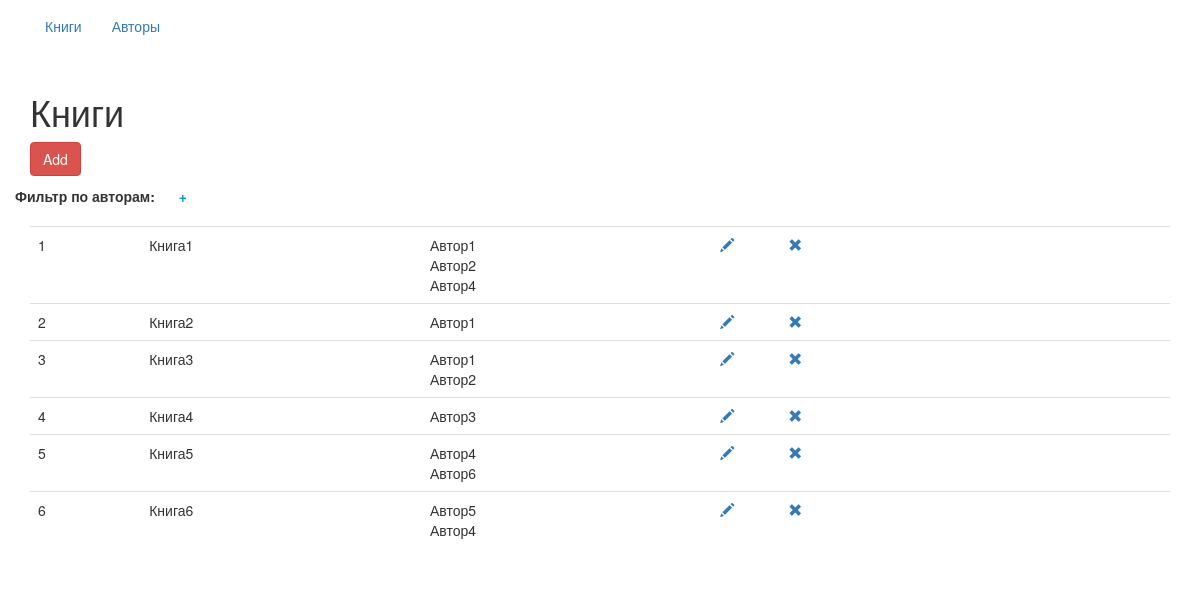
Page /6/index.php?page=books on the committed database.
### tables this page shows
CREATE TABLE `books_author` (
  `id` int(10) UNSIGNED NOT NULL,
  `name` varchar(255) NOT NULL
);

CREATE TABLE `books_book` (
  `id` int(10) UNSIGNED NOT NULL,
  `title` varchar(255) NOT NULL
);

### 6/include/Controller/Controller_Books.php (called while the page is built, shortened)
<?
class Controller_Books {
	public static function run() {
		if (!isset($_REQUEST['oper'])) {
			$dft['authors'] = array();
			$options = array();
			$dft['items'] = Model_Book::getItems($options);
			$dft['authorItems'] = Model_Author::getItems();
			Engine::set_dft('content', Engine::renderView('Books', $dft));
		}
	}
}

### 6/index.php (called while the page is built, shortened)
<?
require ENGINE_PathFsInclude . '/Engine/Engine.php';
Engine::run();

### 6/include/Engine/Engine_DB.php (called while the page is built, shortened)
<?
class Engine_DB {
	private static $config = array();
	private static $mysqli = null;
	private static function get_mysqli() {
		if (self::$mysqli) return self::$mysqli;
		$config = self::$config;
		$mysqli = new mysqli($config['host'], $config['user'], $config['password'], $config['base']);
		self::$mysqli = $mysqli;
		return self::$mysqli;
	}
	public static function set_config($config) {
		self::$config = $config;
	}
	public static function query($query, $resultType='') {
		$mysqli = self::get_mysqli();
		$result = $mysqli->query($query);
		switch ($resultType) {
			case '':
				break;
			case 'items':
				$items = array();
				while ($item = $result->fetch_assoc()) {
					$items[] = $item;
				}
				$result = $items;
				break;
		}
		return $result;
	}
}

### 6/include/Model/Model_Author.php (called while the page is built, shortened)
<?
class Model_Author {
	private static $table = 'author';
	public static function getItems($options=array()) {
		$t = Config::get_table(self::$table);
		$where = (!empty($options['where'])) ? "WHERE {$options['where']}" : '';
		$query = "SELECT *
			FROM `{$t}`
			{$where}
			ORDER BY `name`";
		$items = Engine_DB::query($query, 'items');
		return $items;
	}
}

### 6/include/Model/Model_Book.php (called while the page is built, shortened)
<?
class Model_Book {
	private static $table = 'book';
	public static function getItems($options=array()) {
		$tb = Config::get_table(self::$table);
		$ta = Config::get_table('author');
		$tba = Config::get_table('book_nm_author');
		$where = (!empty($options['where'])) ? "WHERE {$options['where']}" : '';
		$query = "SELECT tb.*, ta.id AS author_id, ta.name AS author_name
			FROM `{$tb}` AS tb
			LEFT JOIN `{$tba}` AS tba
				ON tba.id_book = tb.id
			LEFT JOIN `{$ta}` AS ta
				ON tba.id_author = ta.id
			{$where}
			ORDER BY tb.title";
		$result = Engine_DB::query($query);
		$items = array();
		while ($item = $result->fetch_assoc()) {
			$id = $item['id'];
			if (!isset( $items[$id] )) {
				$items[$id] = array(
					'id' => $item['id'],
					'title' => $item['title'],
					'authors' => array(),
				);
			}
			if ($author_id = $item['author_id']) {
				$items[$id]['authors'][ $author_id ] = array(
					'id' => $author_id,
					'name' => $item['author_name'],
				);
			}
		}
		return $items;
	}
}

### 6/include/View/Books.php (the view, shortened to what this page needs)
<p><a href="?page=books&oper=add" class="btn btn-danger" role="button">Add</a></p>
<?if (!$dft['items']): ?>
<p>Нет данных</p>
<? else: ?>
<div class="filter row">
	<div class="title">Фильтр по авторам: <span class="open-close<?= ($dft['authors']) ? ' open' : '' ?>"><?= ($dft['authors']) ? '-' : '+' ?></span></div>
</div>
<table class="table table-custom">
<?	foreach ($dft['items'] as $item): ?>
	<tr>
		<td><?= $item['id'] ?></td>
		<td><?=$item['title']?></td>
		<td>
<?		foreach ($item['authors'] as $item2): ?>
			<?= $item2['name'] ?><br>
<?		endforeach ?>
		</td>
		<td>
			<a href="?page=books&oper=edit&id=<?= $item['id'] ?>"><span class="glyphicon glyphicon-pencil"></span></a>
			<span style="padding-left: 50px"></span>
			<a href="?page=books&oper=remove&id=<?= $item['id'] ?>"><span class="glyphicon glyphicon-remove"></span></a>
		</td>
	</tr>
<?	endforeach;?>
</table>
<?endif ?>

### 6/include/Engine/Engine.php (shortened to what this page needs)
<?php
class Engine {
	private static $dft = array('content' => '', 'title' => '');
	public static function run() {
		try {
			$page = (isset($_REQUEST['page'])) ? $_REQUEST['page'] : '';
			switch ($page) {
				case 'books':
					Controller_Books::run();
					break;
			}
		} catch (Exception $e) {
			echo $e->getMessage();
			exit;
		}
		echo self::renderView('Layout', self::$dft);
	}
	public static function renderView($view, $dft=null) {
		$result = '';
		$file = ENGINE_PathFsInclude . "/View/{$view}.php";
		if (is_file($file)) {
			include $file;
			$result = ob_get_contents();
		} else {
			throw new Exception("File \"{$file}\" not found");
		}
		return $result;
	}
	public static function set_dft($key, $value) {
		self::$dft[$key] = $value;
	}
}

### 6/include/View/Layout.php (shortened to what this page needs)
<!DOCTYPE html>
<html lang="ru">
<head>
	<link rel="stylesheet" href="https://maxcdn.bootstrapcdn.com/bootstrap/3.3.7/css/bootstrap.min.css">
    <link rel="stylesheet" href="<?= ENGINE_PathBrRoot ?>/css/main.css?<? ?>">
</head>
<body>
<nav class="navbar navbar-pill">
	<div class="container">
		<ul class="nav navbar-nav">
			<li><a href="<?= $uriPrefix ?>?page=books">Книги</a></li>
			<li><a href="<?= $uriPrefix ?>?page=authors">Авторы</a></li>
		</ul>
	</div>
</nav>
<div class="container">
<?if (!empty($dft['title'])): ?>
	<h1><?= $dft['title'] ?></h1>
<?endif ?>
<?= $dft['content'] ?>
</div>
</body>
</html>

### 6/css/main.css (style rules this page uses)
.filter { margin-bottom: 20px; }
.filter .title { font-weight: 700; }
.filter .open-close { cursor: pointer; padding: 20px; color: #0198cf; }

### rows in the picture
books_author: name "Автор1"
books_author: name "Автор2"
books_author: name "Автор4"
books_book: id "2", title "Книга2"
books_book: id "4", title "Книга4"
books_author: name "Автор3"
books_author: name "Автор6"
books_author: name "Автор5"

### other values in the picture
$dft['title'] "Книги"
$item['id'] "1"
$item['title'] "Книга1"
$item['id'] "3"
$item['title'] "Книга3"
$item['id'] "5"
$item['title'] "Книга5"
$item['id'] "6"
$item['title'] "Книга6"
